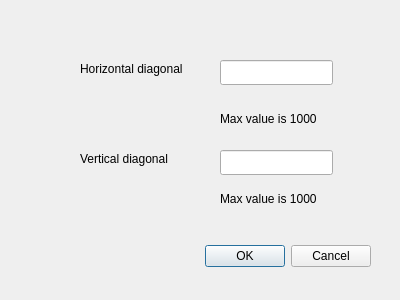
<?xml version="1.0" encoding="UTF-8"?>
<ui version="4.0">
 <class>RhombDialog</class>
 <widget class="QDialog" name="RhombDialog">
  <property name="geometry">
   <rect>
    <x>0</x>
    <y>0</y>
    <width>400</width>
    <height>300</height>
   </rect>
  </property>
  <property name="windowTitle">
   <string>Dialog</string>
  </property>
  <widget class="QDialogButtonBox" name="buttonBox">
   <property name="geometry">
    <rect>
     <x>30</x>
     <y>240</y>
     <width>341</width>
     <height>32</height>
    </rect>
   </property>
   <property name="orientation">
    <enum>Qt::Horizontal</enum>
   </property>
   <property name="standardButtons">
    <set>QDialogButtonBox::Cancel|QDialogButtonBox::Ok</set>
   </property>
  </widget>
  <widget class="QLabel" name="label">
   <property name="geometry">
    <rect>
     <x>80</x>
     <y>60</y>
     <width>151</width>
     <height>17</height>
    </rect>
   </property>
   <property name="text">
    <string>Horizontal diagonal</string>
   </property>
  </widget>
  <widget class="QLabel" name="label_2">
   <property name="geometry">
    <rect>
     <x>80</x>
     <y>150</y>
     <width>141</width>
     <height>17</height>
    </rect>
   </property>
   <property name="text">
    <string>Vertical diagonal</string>
   </property>
  </widget>
  <widget class="QLineEdit" name="lineEdit">
   <property name="geometry">
    <rect>
     <x>220</x>
     <y>60</y>
     <width>113</width>
     <height>25</height>
    </rect>
   </property>
  </widget>
  <widget class="QLineEdit" name="lineEdit_2">
   <property name="geometry">
    <rect>
     <x>220</x>
     <y>150</y>
     <width>113</width>
     <height>25</height>
    </rect>
   </property>
  </widget>
  <widget class="QLabel" name="label_3">
   <property name="geometry">
    <rect>
     <x>220</x>
     <y>110</y>
     <width>141</width>
     <height>17</height>
    </rect>
   </property>
   <property name="text">
    <string>Max value is 1000</string>
   </property>
  </widget>
  <widget class="QLabel" name="label_4">
   <property name="geometry">
    <rect>
     <x>220</x>
     <y>190</y>
     <width>131</width>
     <height>17</height>
    </rect>
   </property>
   <property name="text">
    <string>Max value is 1000</string>
   </property>
  </widget>
 </widget>
 <resources/>
 <connections>
  <connection>
   <sender>buttonBox</sender>
   <signal>accepted()</signal>
   <receiver>RhombDialog</receiver>
   <slot>accept()</slot>
   <hints>
    <hint type="sourcelabel">
     <x>248</x>
     <y>254</y>
    </hint>
    <hint type="destinationlabel">
     <x>157</x>
     <y>274</y>
    </hint>
   </hints>
  </connection>
  <connection>
   <sender>buttonBox</sender>
   <signal>rejected()</signal>
   <receiver>RhombDialog</receiver>
   <slot>reject()</slot>
   <hints>
    <hint type="sourcelabel">
     <x>316</x>
     <y>260</y>
    </hint>
    <hint type="destinationlabel">
     <x>286</x>
     <y>274</y>
    </hint>
   </hints>
  </connection>
 </connections>
</ui>
